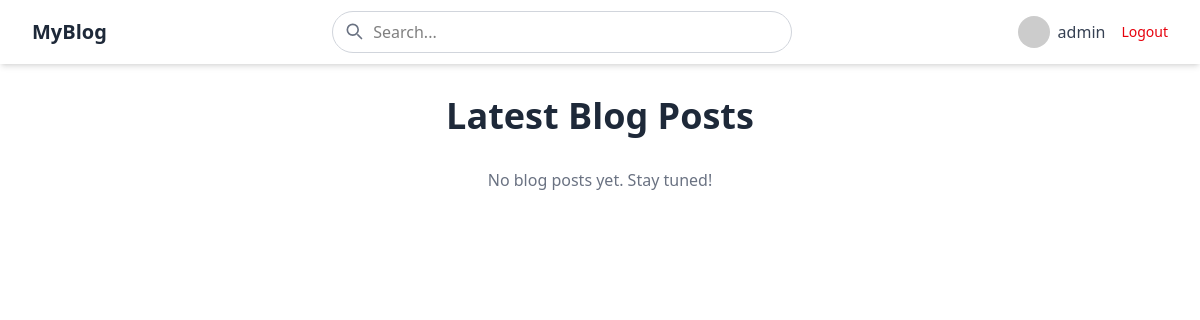
Before: / (signed in) with the older database file.
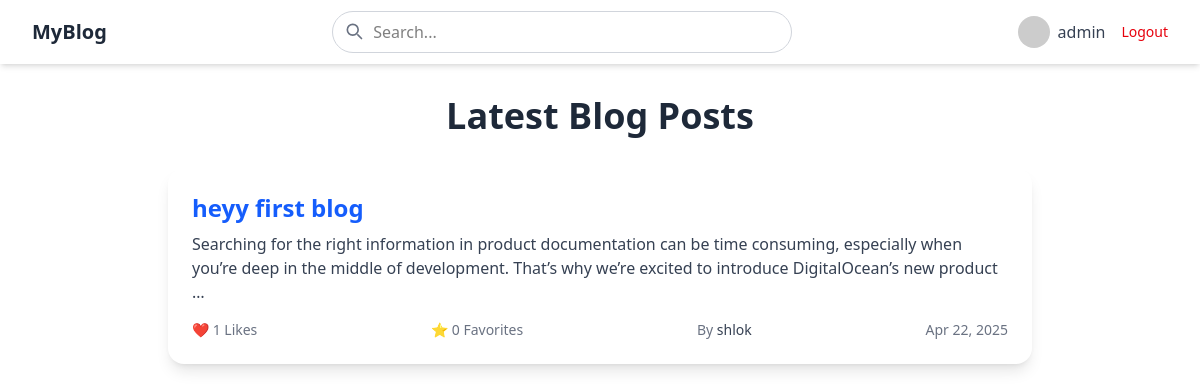
After: the same page with the newer database file.
### feed/models.py (models this page shows, shortened)
class BlogPost(models.Model):
    title = models.CharField(max_length=200)
    description = models.TextField()
    photo = models.ImageField(upload_to='blog_photos/', blank=True, null=True)
    author_name = models.CharField(max_length=100)
    created_at = models.DateTimeField(auto_now_add=True)
    slug = models.SlugField(unique=True, blank=True)
    likes = models.ManyToManyField(User, related_name='liked_blogs', blank=True)
    favorites = models.ManyToManyField(User, related_name='favorited_blogs', blank=True)
    def like_count(self):
        return self.likes.count()
    def favorite_count(self):
        return self.favorites.count()

### feed/views.py (the view)
# urls.py: path("", views.index,name = "index"),
def index(request):
    blogs = BlogPost.objects.all().order_by('-created_at')
    return render(request, "index.html", {'blogs': blogs})

### feed/templates/index.html (shortened to what this page needs)
{% extends "base.html" %}
{% block content %}
<div class="max-w-4xl mx-auto px-4 py-8">
    <h1 class="text-4xl font-bold mb-8 text-center text-gray-800">Latest Blog Posts</h1>
    {% for blog in blogs %}
        <div class="bg-white shadow-lg rounded-2xl p-6 mb-6 hover:shadow-xl transition duration-300">
            <h2 class="text-2xl font-semibold text-blue-600 mb-2">
                <a href="{% url 'feed:blog_detail' blog.slug %}" class="hover:underline">
                    {{ blog.title }}
                </a>
            </h2>
            <p class="text-gray-700 mb-4">
                {{ blog.description|truncatewords:30 }}
            </p>
            <div class="flex items-center justify-between text-sm text-gray-500">
                <span>❤️ {{ blog.like_count }} Likes</span>
                <span>⭐ {{ blog.favorite_count }} Favorites</span>
                <span>By <span class="font-medium text-gray-700">{{ blog.author_name }}</span></span>
                <span>{{ blog.created_at|date:"M d, Y" }}</span>
            </div>
        </div>
    {% empty %}
        <p class="text-center text-gray-500">No blog posts yet. Stay tuned!</p>
    {% endfor %}
</div>
{% endblock %}

### templates/base.html (shortened to what this page needs)
{% load static tailwind_tags %}
<!DOCTYPE html>
<html lang="en">
<head>
    {% tailwind_css %}
</head>
<body>
    <nav class="bg-white shadow-md w-full">
        <div class="max-w-7xl mx-auto px-4 sm:px-6 lg:px-8">
            <div class="flex justify-between h-16 items-center">
                <div class="flex-shrink-0">
                    <a href="{% url 'feed:index' %}" class="text-xl font-bold text-gray-800">MyBlog</a>
                </div>
                <div class="flex-1 mx-4 flex justify-center">
                    <form action="" method="GET" class="relative w-full max-w-[460px]">
                        <input
                            type="text"
                            name="q"
                            placeholder="Search..."
                            class="w-full py-2 pl-10 pr-4 border border-gray-300 rounded-full focus:outline-none focus:ring-2 focus:ring-blue-500"
                        />
                        <div class="absolute left-3 top-2.5 text-gray-500">
                            <svg xmlns="http://www.w3.org/2000/svg" class="h-5 w-5" fill="none"
                                 viewBox="0 0 24 24" stroke="currentColor">
                                <path stroke-linecap="round" stroke-linejoin="round" stroke-width="2"
                                      d="M21 21l-4.35-4.35M10.5 17a6.5 6.5 0 1 1 0-13 6.5 6.5 0 0 1 0 13z"/>
                            </svg>
                        </div>
                    </form>
                </div>
                <div class="flex items-center space-x-4">
                    {% if user.is_authenticated %}
                        <div class="flex items-center space-x-2">
                            <img
                                src="{{ user.profile.avatar.url|default:'https://i.pravatar.cc/40' }}"
                                alt="Avatar"
                                class="w-8 h-8 rounded-full"
                            />
                            <span class="text-gray-700 font-medium">{{ user.username }}</span>
                        </div>
                        <a href="{% url 'register:user_logout' %}" class="text-sm text-red-600 hover:underline">Logout</a>
                    {% endif %}
                </div>
            </div>
        </div>
    </nav>
    {% block content %}
    {% endblock %}
</body>
</html>

Changed rows visible on the page:
added BlogPost: title "heyy first blog", description "Searching for the right information in product documentation can be time consuming, especially when you’re deep in the middle of development. That’s why we’re excited to introduce DigitalOcean’s new product …", like_count "1", favorite_count "0", author_name "shlok", created_at "Apr 22, 2025"
Other visible differences:
text no longer shown: "No blog posts yet. Stay tuned!"
